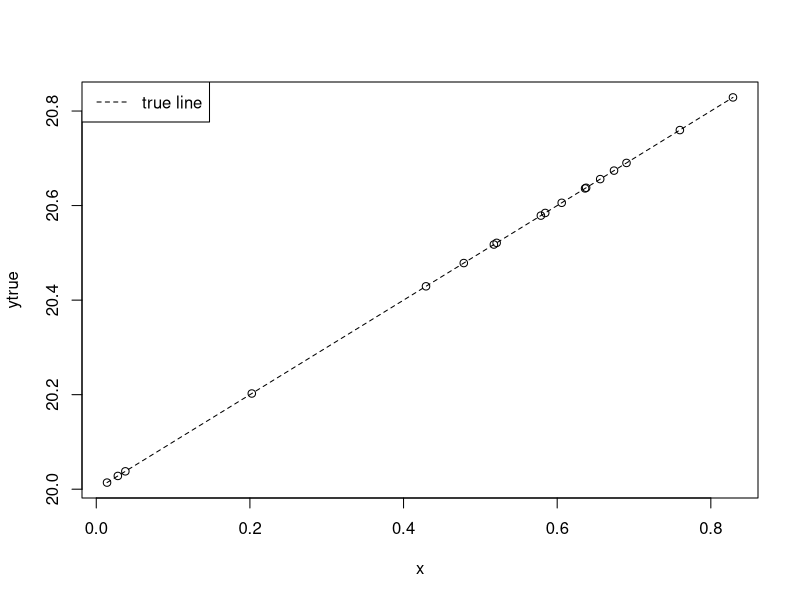
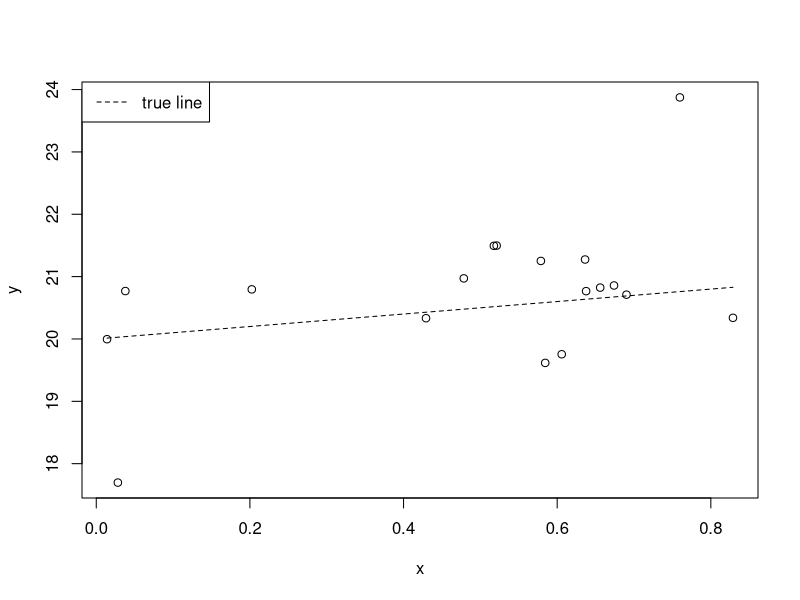
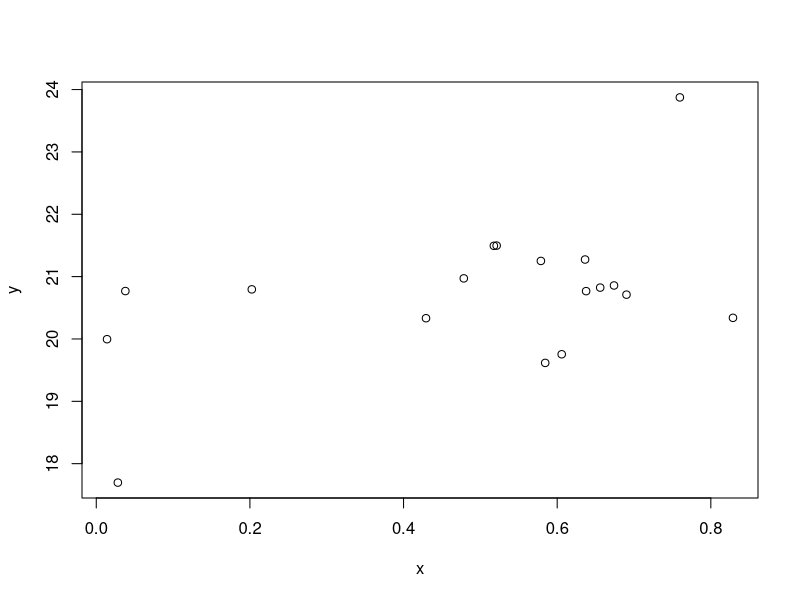
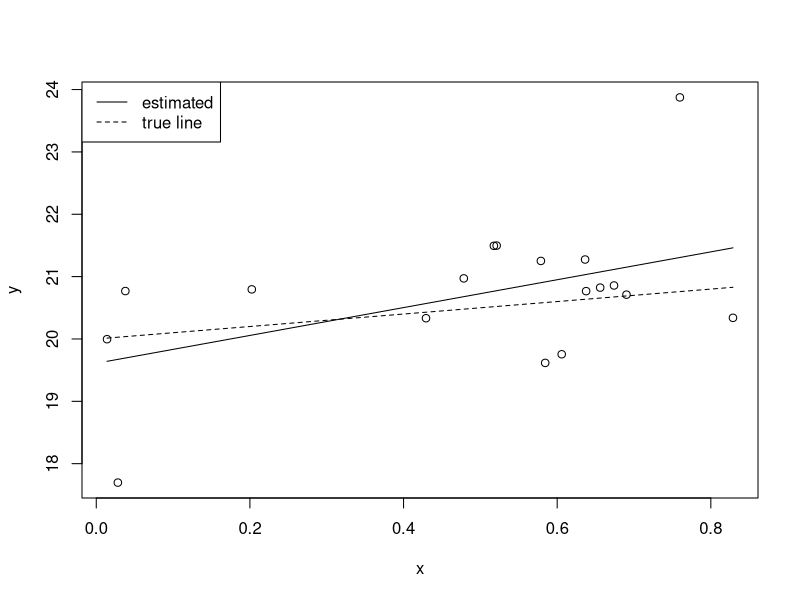
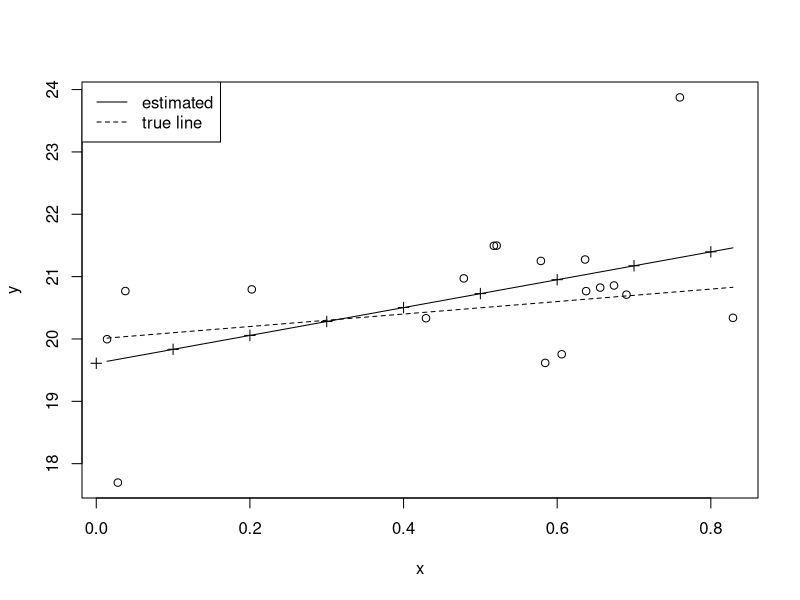

Write R code to recreate these figures, in order.
## ---- chunk 1
n = 18
x = runif(n)
atrue = 1
btrue = 20

ytrue = atrue*x + btrue  # This is a linear model

plot(x, ytrue)
lines(range(x), range(ytrue), lty = 2)
legend("topleft", legend = c("true line"), lty = 2)
## ---- chunk 2
noise = rnorm(n)
y = atrue * x + btrue + noise  # Actually the linear model in statistics, linear regression
plot(x, y)
lines(range(x), range(ytrue), lty = 2)
legend("topleft", legend = c("true line"), lty = 2)
## ---- chunk 3
plot(x, y)
#lines(range(x), range(ytrue), lty = 2)
#lines(range(x), 0.5 * range(x) + 19.5, lty = 3)
#legend("topleft", legend = c("true line"), lty = 2)
## ---- chunk 4
fit = lm(y ~ x)
fit
## ---- chunk 5
# Extract coefficients from the fit.

# Is this OK?
# No - this is hardcoding.
# a = 1.007
# b = 19.566

coef(fit)

a = coef(fit)["x"]
b = coef(fit)["(Intercept)"]


plot(x, y)
lines(range(x), a*range(x) + b)
lines(range(x), range(ytrue), lty = 2)
legend("topleft", legend = c("estimated", "true line"), lty = 1:2)

## ---- chunk 6
plot(x, y)
lines(range(x), a*range(x) + b)
lines(range(x), range(ytrue), lty = 2)
legend("topleft", legend = c("estimated", "true line"), lty = 1:2)

x2 = seq(from = 0, to = 1, by = 0.1)
points(x2, predict(fit, data.frame(x = x2)), pch = 3)
